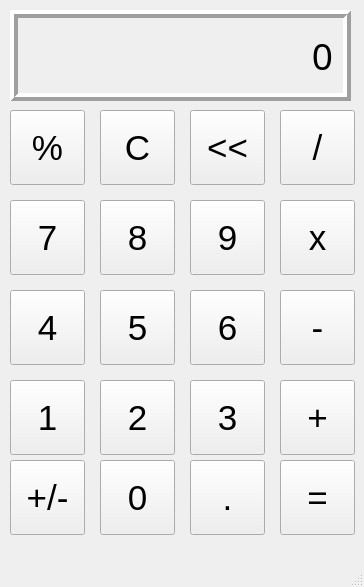
<?xml version="1.0" encoding="UTF-8"?>
<ui version="4.0">
 <class>MainWindow</class>
 <widget class="QMainWindow" name="MainWindow">
  <property name="geometry">
   <rect>
    <x>0</x>
    <y>0</y>
    <width>364</width>
    <height>587</height>
   </rect>
  </property>
  <property name="windowTitle">
   <string>Calculator</string>
  </property>
  <widget class="QWidget" name="centralwidget">
   <widget class="QLabel" name="output_label">
    <property name="geometry">
     <rect>
      <x>10</x>
      <y>10</y>
      <width>341</width>
      <height>91</height>
     </rect>
    </property>
    <property name="font">
     <font>
      <family>Swis721 Lt BT</family>
      <pointsize>28</pointsize>
     </font>
    </property>
    <property name="frameShape">
     <enum>QFrame::Box</enum>
    </property>
    <property name="frameShadow">
     <enum>QFrame::Raised</enum>
    </property>
    <property name="lineWidth">
     <number>4</number>
    </property>
    <property name="midLineWidth">
     <number>0</number>
    </property>
    <property name="text">
     <string>0</string>
    </property>
    <property name="alignment">
     <set>Qt::AlignRight|Qt::AlignTrailing|Qt::AlignVCenter</set>
    </property>
    <property name="margin">
     <number>15</number>
    </property>
   </widget>
   <widget class="QPushButton" name="percent_pb">
    <property name="geometry">
     <rect>
      <x>10</x>
      <y>110</y>
      <width>75</width>
      <height>75</height>
     </rect>
    </property>
    <property name="font">
     <font>
      <pointsize>26</pointsize>
     </font>
    </property>
    <property name="text">
     <string>%</string>
    </property>
   </widget>
   <widget class="QPushButton" name="backslash_pb">
    <property name="geometry">
     <rect>
      <x>280</x>
      <y>110</y>
      <width>75</width>
      <height>75</height>
     </rect>
    </property>
    <property name="font">
     <font>
      <pointsize>26</pointsize>
     </font>
    </property>
    <property name="text">
     <string>/</string>
    </property>
   </widget>
   <widget class="QPushButton" name="C_pb">
    <property name="geometry">
     <rect>
      <x>100</x>
      <y>110</y>
      <width>75</width>
      <height>75</height>
     </rect>
    </property>
    <property name="font">
     <font>
      <pointsize>26</pointsize>
     </font>
    </property>
    <property name="text">
     <string>C</string>
    </property>
   </widget>
   <widget class="QPushButton" name="back_pb">
    <property name="geometry">
     <rect>
      <x>190</x>
      <y>110</y>
      <width>75</width>
      <height>75</height>
     </rect>
    </property>
    <property name="font">
     <font>
      <pointsize>26</pointsize>
     </font>
    </property>
    <property name="text">
     <string>&lt;&lt;</string>
    </property>
   </widget>
   <widget class="QPushButton" name="seven_pb">
    <property name="geometry">
     <rect>
      <x>10</x>
      <y>200</y>
      <width>75</width>
      <height>75</height>
     </rect>
    </property>
    <property name="font">
     <font>
      <pointsize>26</pointsize>
     </font>
    </property>
    <property name="text">
     <string>7</string>
    </property>
   </widget>
   <widget class="QPushButton" name="multiply_pb">
    <property name="geometry">
     <rect>
      <x>280</x>
      <y>200</y>
      <width>75</width>
      <height>75</height>
     </rect>
    </property>
    <property name="font">
     <font>
      <pointsize>26</pointsize>
     </font>
    </property>
    <property name="text">
     <string>x</string>
    </property>
   </widget>
   <widget class="QPushButton" name="seven_pb_2">
    <property name="geometry">
     <rect>
      <x>190</x>
      <y>200</y>
      <width>75</width>
      <height>75</height>
     </rect>
    </property>
    <property name="font">
     <font>
      <pointsize>26</pointsize>
     </font>
    </property>
    <property name="text">
     <string>9</string>
    </property>
   </widget>
   <widget class="QPushButton" name="eight_pb">
    <property name="geometry">
     <rect>
      <x>100</x>
      <y>200</y>
      <width>75</width>
      <height>75</height>
     </rect>
    </property>
    <property name="font">
     <font>
      <pointsize>26</pointsize>
     </font>
    </property>
    <property name="text">
     <string>8</string>
    </property>
   </widget>
   <widget class="QPushButton" name="one_pb">
    <property name="geometry">
     <rect>
      <x>10</x>
      <y>380</y>
      <width>75</width>
      <height>75</height>
     </rect>
    </property>
    <property name="font">
     <font>
      <pointsize>26</pointsize>
     </font>
    </property>
    <property name="text">
     <string>1</string>
    </property>
   </widget>
   <widget class="QPushButton" name="plus_pb">
    <property name="geometry">
     <rect>
      <x>280</x>
      <y>380</y>
      <width>75</width>
      <height>75</height>
     </rect>
    </property>
    <property name="font">
     <font>
      <pointsize>26</pointsize>
     </font>
    </property>
    <property name="text">
     <string>+</string>
    </property>
   </widget>
   <widget class="QPushButton" name="three_pb">
    <property name="geometry">
     <rect>
      <x>190</x>
      <y>380</y>
      <width>75</width>
      <height>75</height>
     </rect>
    </property>
    <property name="font">
     <font>
      <pointsize>26</pointsize>
     </font>
    </property>
    <property name="text">
     <string>3</string>
    </property>
   </widget>
   <widget class="QPushButton" name="two_pb">
    <property name="geometry">
     <rect>
      <x>100</x>
      <y>380</y>
      <width>75</width>
      <height>75</height>
     </rect>
    </property>
    <property name="font">
     <font>
      <pointsize>26</pointsize>
     </font>
    </property>
    <property name="text">
     <string>2</string>
    </property>
   </widget>
   <widget class="QPushButton" name="four_pb">
    <property name="geometry">
     <rect>
      <x>10</x>
      <y>290</y>
      <width>75</width>
      <height>75</height>
     </rect>
    </property>
    <property name="font">
     <font>
      <pointsize>26</pointsize>
     </font>
    </property>
    <property name="text">
     <string>4</string>
    </property>
   </widget>
   <widget class="QPushButton" name="minus_pb">
    <property name="geometry">
     <rect>
      <x>280</x>
      <y>290</y>
      <width>75</width>
      <height>75</height>
     </rect>
    </property>
    <property name="font">
     <font>
      <pointsize>26</pointsize>
     </font>
    </property>
    <property name="text">
     <string>-</string>
    </property>
   </widget>
   <widget class="QPushButton" name="six_pb">
    <property name="geometry">
     <rect>
      <x>190</x>
      <y>290</y>
      <width>75</width>
      <height>75</height>
     </rect>
    </property>
    <property name="font">
     <font>
      <pointsize>26</pointsize>
     </font>
    </property>
    <property name="text">
     <string>6</string>
    </property>
   </widget>
   <widget class="QPushButton" name="five_pb">
    <property name="geometry">
     <rect>
      <x>100</x>
      <y>290</y>
      <width>75</width>
      <height>75</height>
     </rect>
    </property>
    <property name="font">
     <font>
      <pointsize>26</pointsize>
     </font>
    </property>
    <property name="text">
     <string>5</string>
    </property>
   </widget>
   <widget class="QPushButton" name="plusminus_pb">
    <property name="geometry">
     <rect>
      <x>10</x>
      <y>460</y>
      <width>75</width>
      <height>75</height>
     </rect>
    </property>
    <property name="font">
     <font>
      <pointsize>26</pointsize>
     </font>
    </property>
    <property name="text">
     <string>+/-</string>
    </property>
   </widget>
   <widget class="QPushButton" name="equal_pb">
    <property name="geometry">
     <rect>
      <x>280</x>
      <y>460</y>
      <width>75</width>
      <height>75</height>
     </rect>
    </property>
    <property name="font">
     <font>
      <pointsize>26</pointsize>
     </font>
    </property>
    <property name="text">
     <string>=</string>
    </property>
   </widget>
   <widget class="QPushButton" name="deicmalpb">
    <property name="geometry">
     <rect>
      <x>190</x>
      <y>460</y>
      <width>75</width>
      <height>75</height>
     </rect>
    </property>
    <property name="font">
     <font>
      <pointsize>26</pointsize>
     </font>
    </property>
    <property name="text">
     <string>.</string>
    </property>
   </widget>
   <widget class="QPushButton" name="zero_pb">
    <property name="geometry">
     <rect>
      <x>100</x>
      <y>460</y>
      <width>75</width>
      <height>75</height>
     </rect>
    </property>
    <property name="font">
     <font>
      <pointsize>26</pointsize>
     </font>
    </property>
    <property name="text">
     <string>0</string>
    </property>
   </widget>
  </widget>
  <widget class="QMenuBar" name="menubar">
   <property name="geometry">
    <rect>
     <x>0</x>
     <y>0</y>
     <width>364</width>
     <height>26</height>
    </rect>
   </property>
  </widget>
  <widget class="QStatusBar" name="statusbar"/>
 </widget>
 <resources/>
 <connections/>
</ui>
